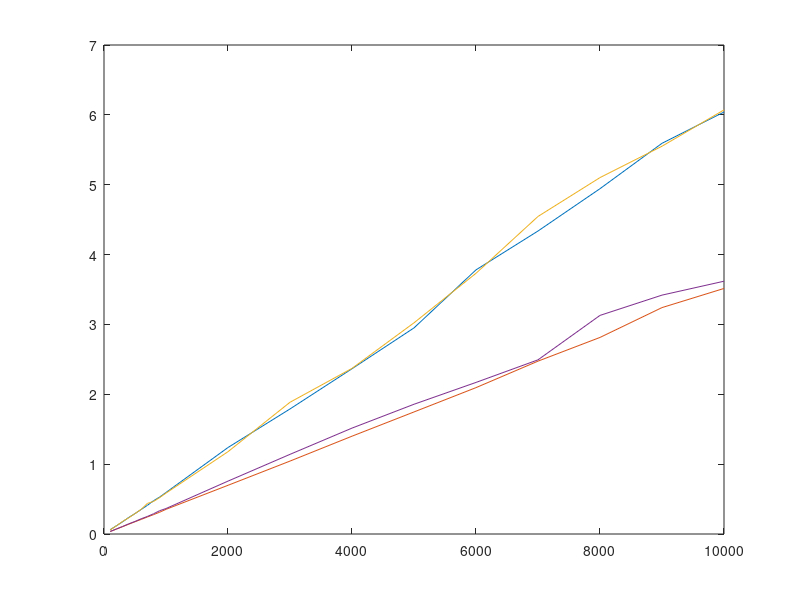

The MATLAB source for this figure: (Note: this script raises an error after producing the figure.)
i1=importdata('Results/lenovo_v1-1_iter_1thread.dat'); 
i2=importdata('Results/lenovo_v1-1_iter_2thread.dat'); 
p1=importdata('Results/lenovo_v1-1_pop_1thread.dat'); 
p2=importdata('Results/lenovo_v1-1_pop_2thread.dat'); 



xi = i1(:,2);
yi = i1(:,4); 
yi2 = i2(:,4);

xp = p1(:,1);
yp = p1(:,4);
yp2 = p2(:,4);

p = plot(xi,yi,xi,yi2,xp,yp,xp,yp2);
p(1).Marker = '*';
p(1).Color = 'blue';
p(2).Marker = '*';
p(2).Color = 'blue';

p(3).Marker = 'o';
p(3).Color = 'red';
p(4).Marker = 'o';
p(4).Color = 'red';
